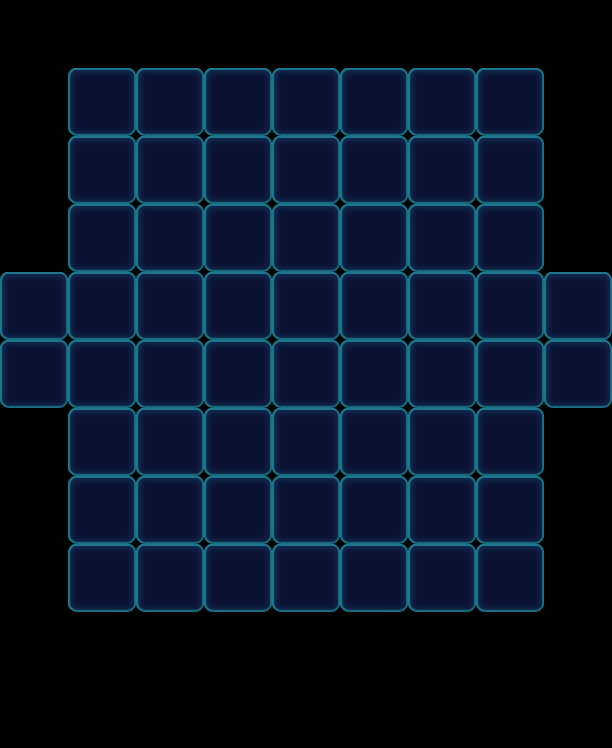

Tiled map render using the project's own tile images. Description and the map definition, with tile-layer contents summarised, below:
An orthogonal 9x11 tile map with 68x68 px tiles, 1 tile layer (Valid), 2 tilesets and 67 objects (52x Monster, 8x Boss, 7x Factory_Normal).

<map version="1.0" orientation="orthogonal" width="9" height="11" tilewidth="68" tileheight="68">
 <properties>
  <property name="ShuffleColors" value="1" />
 </properties>
 <tileset firstgid="1" name="game_grid1" tilewidth="68" tileheight="68">
  <image source="game_grid1.png" width="68" height="68" />
 </tileset>
 <tileset firstgid="2" name="map" tilewidth="68" tileheight="68">
  <image source="map.png" width="1024" height="1024" />
 </tileset>
 <layer name="Valid" width="9" height="11">
  <data>[99 cells, 60 non-empty, 1 distinct tile ids]</data>
 </layer>
 <objectgroup name="BottomObj" width="9" height="11" />
 <objectgroup name="MiddleObj" width="9" height="11">
  <object name="25" type="Monster" gid="3" x="68" y="204">
   <properties>
    <property name="Color" value="Green" />
   </properties>
  </object>
  <object name="25" type="Monster" gid="3" x="68" y="272">
   <properties>
    <property name="Color" value="Green" />
   </properties>
  </object>
  <object name="25" type="Monster" gid="3" x="136" y="340">
   <properties>
    <property name="Bubble" value="1" />
    <property name="Color" value="Green" />
   </properties>
  </object>
  <object name="25" type="Monster" gid="3" x="340" y="272">
   <properties>
    <property name="Color" value="Green" />
   </properties>
  </object>
  <object name="25" type="Monster" gid="3" x="476" y="204">
   <properties>
    <property name="Color" value="Green" />
   </properties>
  </object>
  <object name="25" type="Monster" gid="3" x="408" y="204">
   <properties>
    <property name="Color" value="Green" />
   </properties>
  </object>
  <object name="25" type="Monster" gid="3" x="340" y="544">
   <properties>
    <property name="Color" value="Green" />
   </properties>
  </object>
  <object name="25" type="Monster" gid="3" x="340" y="340">
   <properties>
    <property name="Bubble" value="1" />
    <property name="Color" value="Green" />
   </properties>
  </object>
  <object name="25" type="Monster" gid="3" x="136" y="612">
   <properties>
    <property name="Color" value="Green" />
   </properties>
  </object>
  <object name="25" type="Monster" gid="3" x="272" y="612">
   <properties>
    <property name="Color" value="Green" />
   </properties>
  </object>
  <object name="32" type="Monster" gid="2" x="204" y="204">
   <properties>
    <property name="Color" value="Blue" />
   </properties>
  </object>
  <object name="32" type="Monster" gid="2" x="272" y="204">
   <properties>
    <property name="Color" value="Blue" />
   </properties>
  </object>
  <object name="32" type="Monster" gid="2" x="136" y="136">
   <properties>
    <property name="Color" value="Blue" />
   </properties>
  </object>
  <object name="34" type="Monster" gid="18" x="272" y="136">
   <properties>
    <property name="Color" value="Pink" />
   </properties>
  </object>
  <object name="34" type="Monster" gid="18" x="136" y="204">
   <properties>
    <property name="Color" value="Pink" />
   </properties>
  </object>
  <object name="34" type="Monster" gid="18" x="204" y="340">
   <properties>
    <property name="Bubble" value="1" />
    <property name="Color" value="Pink" />
   </properties>
  </object>
  <object name="34" type="Monster" gid="18" x="204" y="272">
   <properties>
    <property name="Color" value="Pink" />
   </properties>
  </object>
  <object name="32" type="Monster" gid="19" x="136" y="476">
   <properties>
    <property name="Color" value="Yellow" />
   </properties>
  </object>
  <object name="32" type="Monster" gid="19" x="68" y="136">
   <properties>
    <property name="Color" value="Yellow" />
   </properties>
  </object>
  <object name="34" type="Monster" gid="18" x="272" y="272">
   <properties>
    <property name="Color" value="Pink" />
   </properties>
  </object>
  <object name="34" type="Monster" gid="18" x="340" y="204">
   <properties>
    <property name="Color" value="Pink" />
   </properties>
  </object>
  <object name="43" type="Monster" gid="4" x="476" y="136">
   <properties>
    <property name="Color" value="Orange" />
   </properties>
  </object>
  <object name="43" type="Monster" gid="4" x="476" y="272">
   <properties>
    <property name="Color" value="Orange" />
   </properties>
  </object>
  <object name="43" type="Monster" gid="4" x="272" y="408">
   <properties>
    <property name="Bubble" value="1" />
    <property name="Color" value="Orange" />
   </properties>
  </object>
  <object name="43" type="Monster" gid="4" x="136" y="544">
   <properties>
    <property name="Color" value="Orange" />
   </properties>
  </object>
  <object name="43" type="Monster" gid="4" x="204" y="544">
   <properties>
    <property name="Color" value="Orange" />
   </properties>
  </object>
  <object name="43" type="Monster" gid="4" x="68" y="612">
   <properties>
    <property name="Color" value="Orange" />
   </properties>
  </object>
  <object name="52" type="Monster" gid="17" x="204" y="612">
   <properties>
    <property name="Color" value="Purple" />
   </properties>
  </object>
  <object name="52" type="Monster" gid="17" x="68" y="544">
   <properties>
    <property name="Color" value="Purple" />
   </properties>
  </object>
  <object name="52" type="Monster" gid="17" x="272" y="544">
   <properties>
    <property name="Color" value="Purple" />
   </properties>
  </object>
  <object name="32" type="Monster" gid="19" x="272" y="340">
   <properties>
    <property name="Bubble" value="1" />
    <property name="Color" value="Yellow" />
   </properties>
  </object>
  <object name="32" type="Monster" gid="19" x="408" y="340">
   <properties>
    <property name="Bubble" value="1" />
    <property name="Color" value="Yellow" />
   </properties>
  </object>
  <object name="32" type="Monster" gid="19" x="340" y="136">
   <properties>
    <property name="Color" value="Yellow" />
   </properties>
  </object>
  <object name="32" type="Monster" gid="19" x="408" y="612">
   <properties>
    <property name="Color" value="Yellow" />
   </properties>
  </object>
  <object name="32" type="Monster" gid="19" x="476" y="612">
   <properties>
    <property name="Color" value="Yellow" />
   </properties>
  </object>
  <object name="34" type="Monster" gid="18" x="408" y="544">
   <properties>
    <property name="Color" value="Pink" />
   </properties>
  </object>
  <object name="34" type="Monster" gid="18" x="340" y="612">
   <properties>
    <property name="Color" value="Pink" />
   </properties>
  </object>
  <object name="52" type="Monster" gid="17" x="476" y="544">
   <properties>
    <property name="Color" value="Purple" />
   </properties>
  </object>
  <object name="52" type="Monster" gid="17" x="136" y="408">
   <properties>
    <property name="Bubble" value="1" />
    <property name="Color" value="Purple" />
   </properties>
  </object>
  <object name="52" type="Monster" gid="17" x="204" y="136">
   <properties>
    <property name="Color" value="Purple" />
   </properties>
  </object>
  <object name="52" type="Monster" gid="17" x="408" y="136">
   <properties>
    <property name="Color" value="Purple" />
   </properties>
  </object>
  <object name="43" type="Monster" gid="4" x="136" y="272">
   <properties>
    <property name="Color" value="Orange" />
   </properties>
  </object>
  <object name="43" type="Monster" gid="4" x="408" y="272">
   <properties>
    <property name="Color" value="Orange" />
   </properties>
  </object>
  <object name="32" type="Monster" gid="2" x="204" y="476">
   <properties>
    <property name="Color" value="Blue" />
   </properties>
  </object>
  </objectgroup>
 <objectgroup color="#000000" name="TopObj" width="9" height="11">
  <!-- 15 objects omitted --></objectgroup>
</map>
<!-- 23 of 67 objects omitted -->
